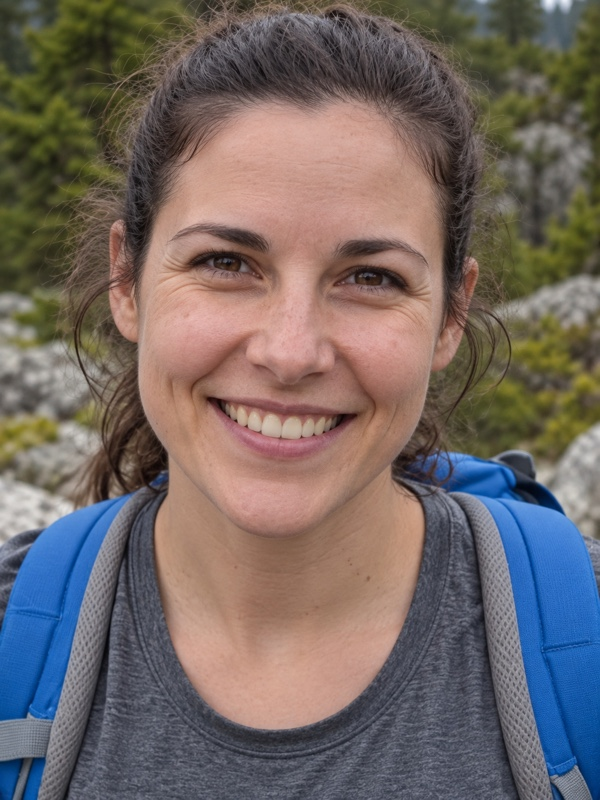
#> input picture inputs/face1.jpg, 600 x 800 px
$ python tilefix_validation.py
#> lines starting #> are read from the running program, lines starting #| are printed output that depends on the picture; after the words box and inside, x2 and y2 are one past the last pixel; in counts of white or black regions, pixels touching at a corner belong together
#!/usr/bin/env python3
"""Resumable fixed-latent tile-policy matrix using real image pans and weights."""
import argparse, hashlib, json, os, subprocess, sys, time
from pathlib import Path
import numpy as np
from PIL import Image, ImageDraw, ImageOps
ROOT=Path(__file__).resolve().parents[1]
MATRIX=[(320,320),(512,512),(480,864),(576,1024),(768,768),(768,1024),(768,1344)]
def sha(p):
    h=hashlib.sha256()
    with p.open('rb') as f:
        for b in iter(lambda:f.read(8*1024*1024),b''):h.update(b)
    return h.hexdigest()
def pixels(h,w):
    # A deterministic translating composite includes faces, hair, fabric,
    # straight edges, a smooth gradient and low-contrast stripes.
#> called with h = 320, w = 320
    wide=w+32;canvas=Image.new('RGB',(wide,h));top=h*3//4
#> after `canvas = Image.new('RGB', (wide, h))`: canvas: PIL image 352x320 RGB; every value is 0
    for i,name in enumerate(('face1.jpg','body1.jpg','2.jpg')):
        x=i*wide//3;right=(i+1)*wide//3
        canvas.paste(ImageOps.fit(Image.open(ROOT/'inputs'/name).convert('RGB'),(right-x,top)),(x,0))
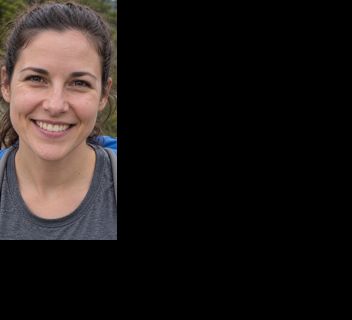
#> canvas: PIL image 352x320 RGB; mean R, G, B 32.4, 26.6, 24.8
    a=np.asarray(canvas).copy()
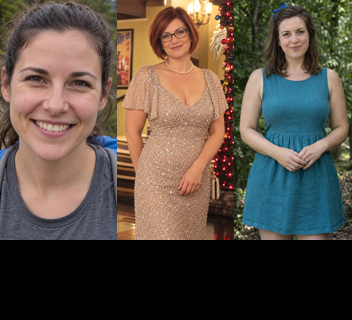
#> a: shape (320, 352, 3); mean R, G, B 92, 79.7, 69.3
    gradient=np.linspace(96,176,wide,dtype=np.float32).astype(np.uint8)
    a[top:]=gradient[None,:,None]
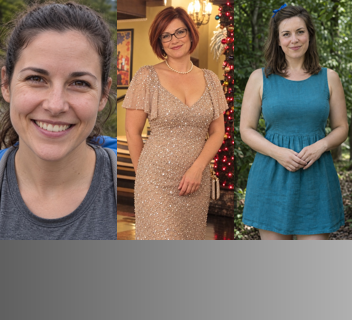
#> a: shape (320, 352, 3); mean R, G, B 125.8, 113.5, 103.2
    a[top+10:top+14,:,1]=np.minimum(a[top+10:top+14,:,1]+5,255)
#> a: shape (320, 352, 3); 1.25% of pixels changed, all inside (x1, y1, x2, y2) = (0, 250, 352, 254)
    canvas=Image.fromarray(a);draw=ImageDraw.Draw(canvas)
    for x in range(8,wide,47):draw.line((x,top+24,x,h-8),fill=(121,123,124),width=1)
    return np.stack([np.asarray(canvas.crop((int(32*t/21),0,int(32*t/21)+w,h))) for t in range(22)])
def main():
    p=argparse.ArgumentParser(description=__doc__);p.add_argument('--output',type=Path,default=ROOT/'outputs/tilefix-validation/matrix')
    p.add_argument('--only',default='');p.add_argument('--oracle',action='store_true');a=p.parse_args()
    out=a.output;out.mkdir(parents=True,exist_ok=True)
    env={k:v for k,v in os.environ.items() if not k.startswith('H3_')};env['H3_PROFILE']='1'
    weights=ROOT/'models/MiniMax-H3/FL2VA/video_vae/source'
    for h,w in MATRIX:
        name=f'{h}x{w}'
        if a.only and name not in a.only.split(','):continue
        d=out/name;d.mkdir(exist_ok=True);latent=d/'latent.f32';recordfile=d/'runs.json'
        records=json.loads(recordfile.read_text()) if recordfile.exists() else {}
        if not latent.exists() or 'encode' not in records:
            rgb=pixels(h,w);Image.fromarray(rgb[0]).save(d/'source.png')
#> after `rgb = pixels(h, w)`:
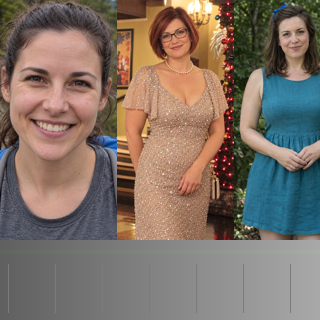
#> saved as source.png: PIL image 320x320 RGB; mean R, G, B 128.1, 113.6, 103.4
            src=d/'pixels.f32';(rgb.transpose(3,0,1,2).astype(np.float32)*np.float32(1/255)).tofile(src)
            cmd=[str(ROOT/'bin/tilefix_decode'),'encode','22',str(h),str(w),str(src),str(latent),str(weights)]
            print('encode',name,flush=True)
            with (d/'encode.log').open('w') as log:r=subprocess.run(cmd,env=env,cwd=ROOT,stdout=subprocess.PIPE,stderr=log,text=True,check=True)
            records['encode']=json.loads(r.stdout);assert records['encode']['latent_time']==7
            src.unlink();records['latent_sha256']=sha(latent);recordfile.write_text(json.dumps(records,indent=2)+'\n')
        assert sha(latent)==records['latent_sha256']
        for mode in ('default','auto','320'):
            if mode in records:continue
            case_env=env.copy()
            if mode!='default':case_env['H3_VAE_TILE_PIXELS']=mode
            cmd=[str(ROOT/'bin/tilefix_decode'),'resident','7',str(h),str(w),str(latent),str(d/(mode+'.f32')),str(weights)]
            print('decode',name,mode,flush=True);start=time.monotonic()
            with (d/(mode+'.log')).open('w') as log:r=subprocess.run(cmd,env=case_env,cwd=ROOT,stdout=subprocess.PIPE,stderr=log,text=True,check=True)
            records[mode]=json.loads(r.stdout);records[mode].update(command=cmd,process_seconds=time.monotonic()-start,sha256=sha(d/(mode+'.f32')),latent_sha256=sha(latent))
            recordfile.write_text(json.dumps(records,indent=2)+'\n')
            print('completed',name,mode,round(records[mode]['decode_seconds'],2),flush=True)
        if a.oracle and 'official' not in records:
            cmd=[sys.executable,str(ROOT/'tests/tilefix_oracle.py'),str(latent),str(d/'official.f32'),'--height',str(h),'--width',str(w)]
            print('official',name,flush=True)
            with (d/'official.log').open('w') as log:subprocess.run(cmd,cwd=ROOT,env=env,stdout=log,stderr=log,check=True)
            records['official']=json.loads((d/'official.json').read_text());records['official']['sha256']=sha(d/'official.f32')
            recordfile.write_text(json.dumps(records,indent=2)+'\n')
if __name__=='__main__':main()
#> (the call stopped at in main, `with (d/'encode.log').open('w') as log:r=subprocess.run(cmd,env=env,cw..`: subprocess is not available in this run)

$ run again, with inputs/3.jpg copied over inputs/face1.jpg
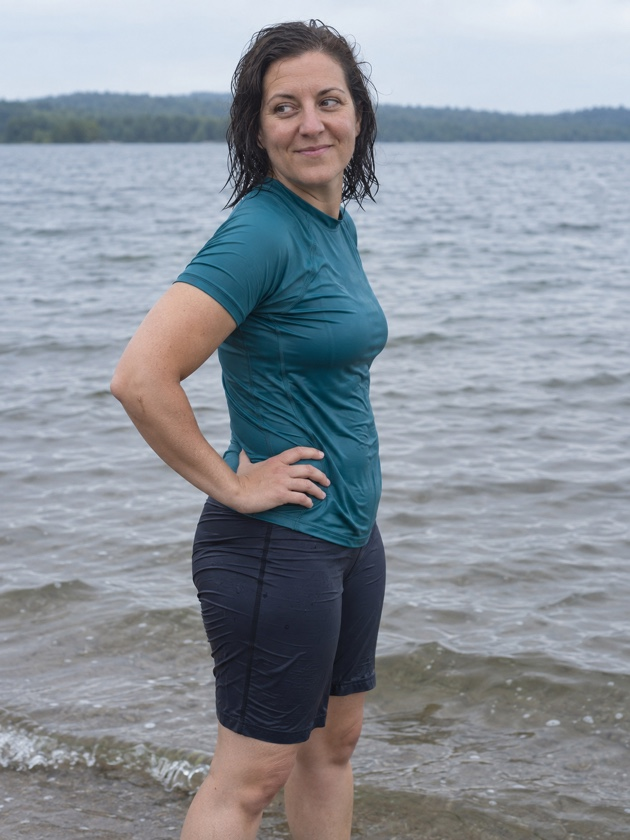
#> input picture inputs/3.jpg, 630 x 840 px
#> in pixels, `a[top:]=gradient[None,:,None]`:
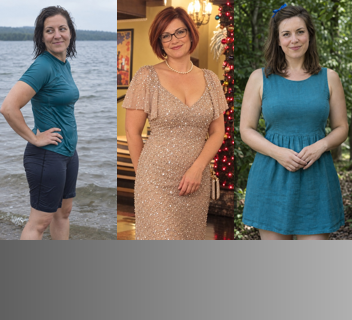
#> a: shape (320, 352, 3); mean R, G, B 125.5, 120.6, 113.9
#> in main, `rgb = pixels(h, w)`:
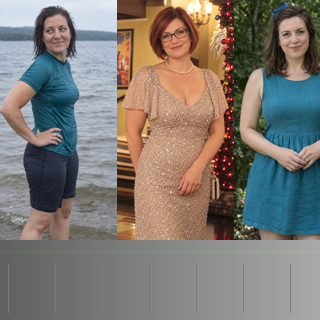
#> saved as source.png: PIL image 320x320 RGB; mean R, G, B 127.8, 121.5, 115.2

$ run again, with inputs/4.jpg copied over inputs/face1.jpg
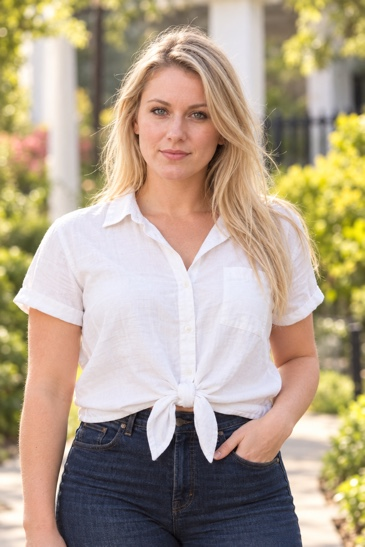
#> input picture inputs/4.jpg, 365 x 547 px
#> in pixels, `a[top:]=gradient[None,:,None]`:
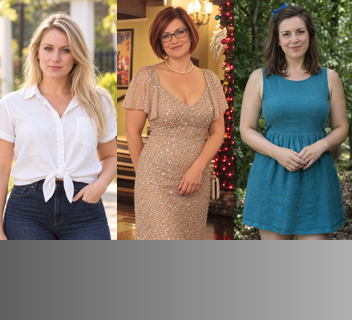
#> a: shape (320, 352, 3); mean R, G, B 137, 126.4, 115.4
#> in main, `rgb = pixels(h, w)`:
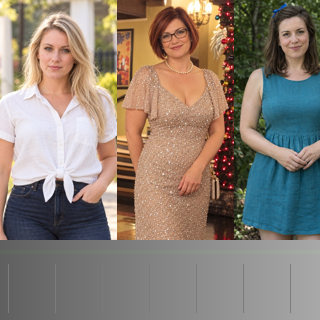
#> saved as source.png: PIL image 320x320 RGB; mean R, G, B 140.4, 127.8, 116.8
